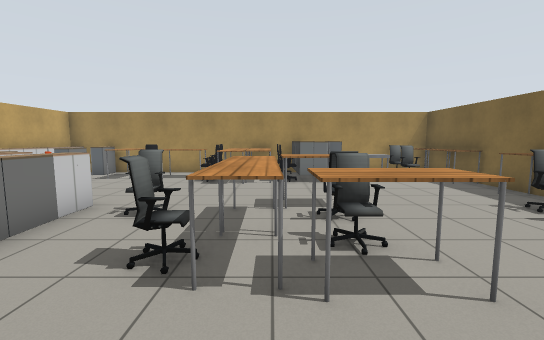
View 1 (above)

16 first-person views from a walk through a Gazebo world. The camera is 1.3 m above the floor, tilts 6° down and sees 90° across. The floor is counted in squares, 1 m on a side. Each view is taken from the middle of a square. On the plan, view 1 faces up. The plan holds only what a view shows up to about 13 squares ahead; the rest is blank. Gazebo's built-in surfaces are drawn with simple patterns. Simple shapes stand in for some stock models.

View 2
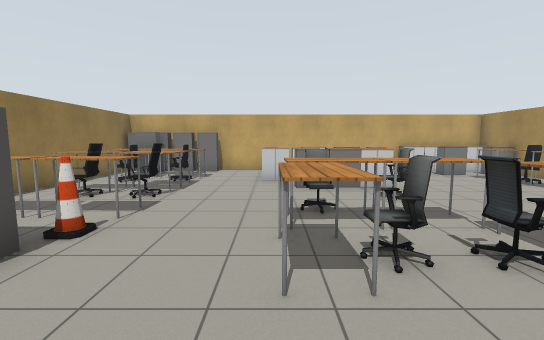

View 3
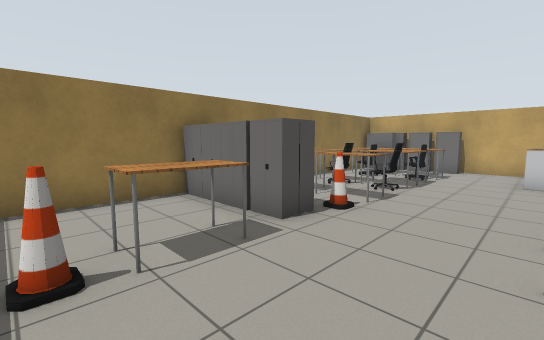

View 4
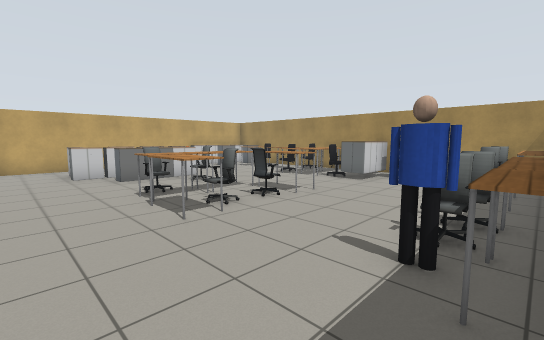

View 5
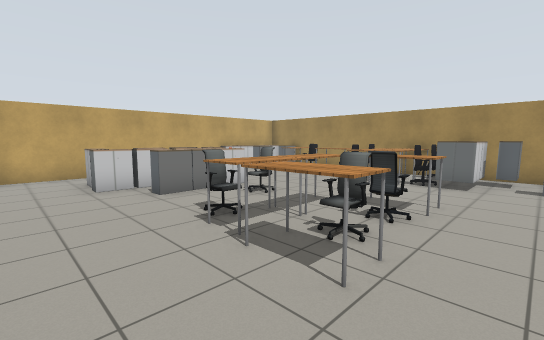

View 6
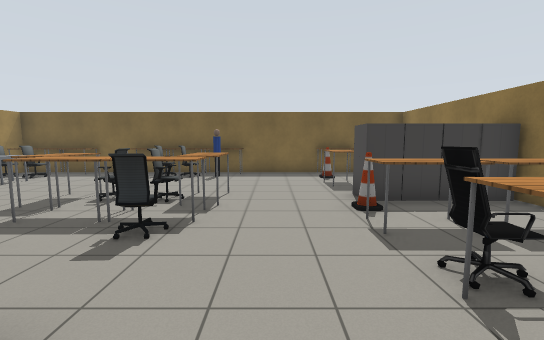

View 7
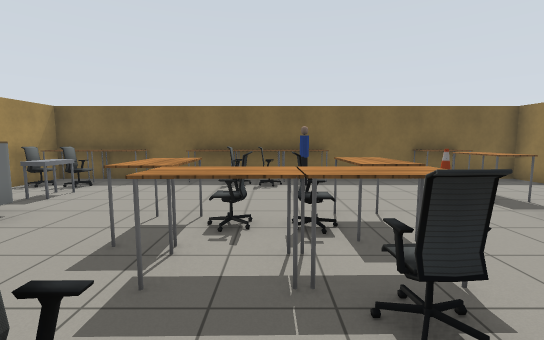

View 8
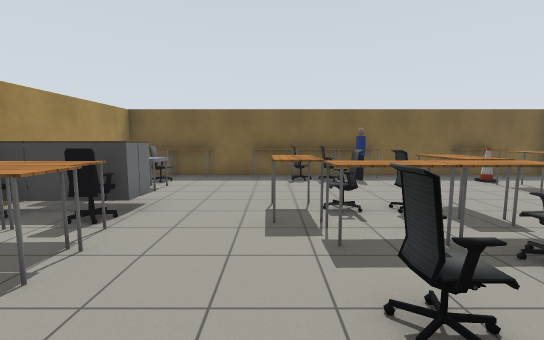

View 9
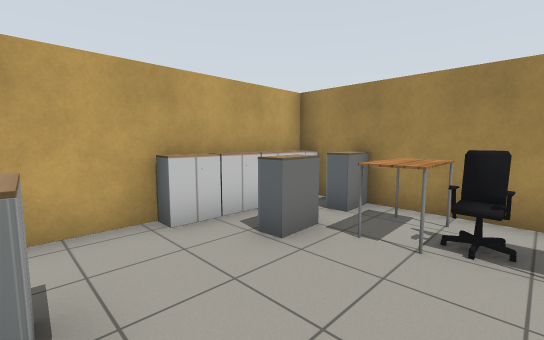

View 10
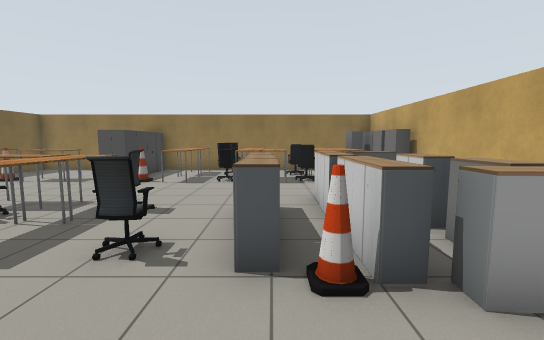

View 11
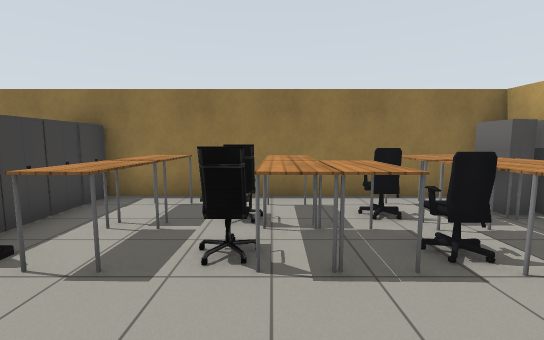

View 12
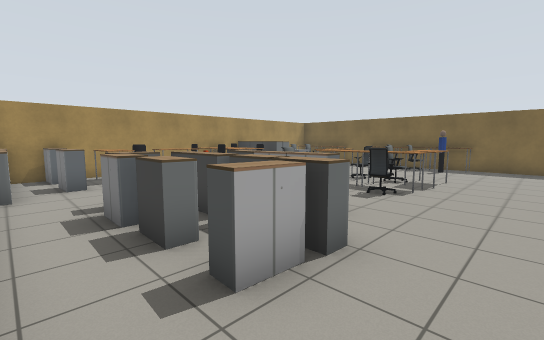

View 13
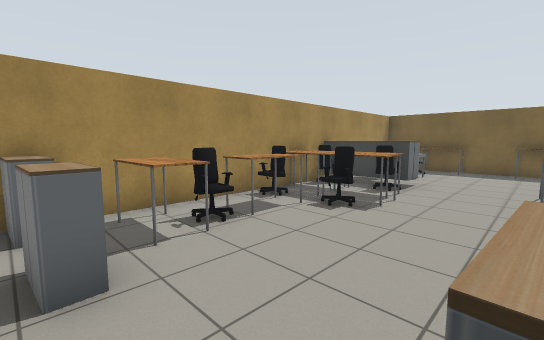

View 14
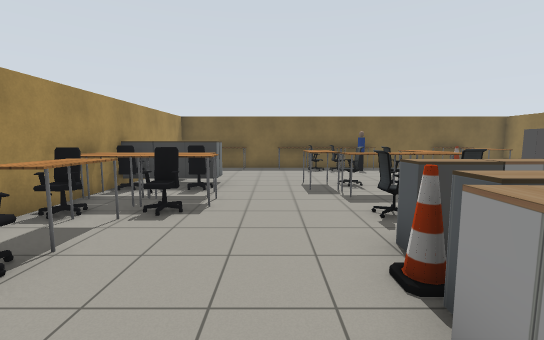

View 15
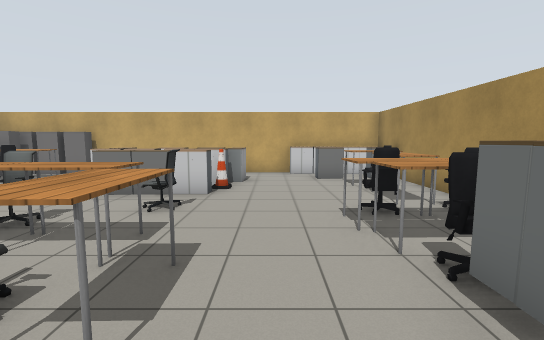

View 16
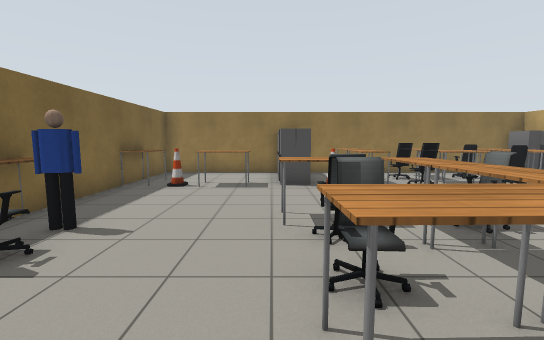

### Floor plan
Points are (right, up) in squares from view 1. A wall is a line through its corners. A room is listed if a view was taken in it or the views show most of it. See-through windows are left out.
Room 1 (views 1, 2, 3, 4, 5, 6, 7, 8, 9, 10, 11, 12, 13, 14, 15, 16)
walls: (2.4, -4.4) (6.4, -4.4) (6.4, 11.4) (-8.4, 11.4) (-8.4, -4.5); (-5.5, -4.4) (0.5, -4.4)
objects: other object (-8, -4); cabinet (-8, -3); cabinet (-8, -2); cabinet (-8, -1); cabinet (-8, 8); cabinet (-8, 9); cabinet (-8, 10); cabinet (-8, 11); table (-7, -4) to (-6, -3); cabinet (-7, -3); table (-7, -2) to (-6, -1); cabinet (-7, 5) to (-6, 5); cabinet (-7, 9); cabinet (-7, 11); cabinet (-6, 2); cabinet (-6, 3) to (-6, 4); cabinet (-6, 6); office chair (-5, -3); table (-5, -2); office chair (-5, -1); cabinet (-5, 2) to (-5, 3); cabinet (-5, 4); cabinet (-5, 5); cone (-5, 6); office chair (-5, 10) to (-4, 10); table (-5, 11); table (-4, -4) to (-3, -3); table (-4, -2) to (-4, -1); cabinet (-4, 3); cabinet (-4, 4); cabinet (-4, 5); office chair (-3, -3) to (-2, -2); office chair (-3, -1) to (-2, -1); table (-3, 10) to (-2, 10); office chair (-2, 5); office chair (-2, 9); office chair (-2, 11); table (-1, -4) to (-1, -3); table (-1, -2) to (-1, -1); office chair (-1, 3); table (-1, 8) to (-1, 9); table (-1, 10) to (0, 11); cone (0, -1); table (0, 2) to (0, 3); table (0, 4) to (0, 5); table (0, 6) to (1, 6); office chair (0, 9); office chair (0, 11); cabinet (1, -4); cabinet (1, -3); cabinet (1, -2); cabinet (1, -1); table (1, 2) to (2, 3); office chair (1, 3); office chair (1, 5); cabinet (1, 9); cabinet (1, 10); cabinet (1, 11); cabinet (2, -4); cabinet (2, -3); cabinet (2, -2); cabinet (2, 9); cabinet (2, 10); cabinet (2, 10) to (3, 11); table (3, -2) to (4, -1); cart (3, 9) to (4, 10); cone (5, -1); person (5, 3); office chair (5, 4); office chair (5, 5); office chair (5, 10); office chair (5, 11); table (6, -2) to (6, -1); table (6, 2) to (6, 3); table (6, 4) to (6, 5); table (6, 6); table (6, 8) to (6, 9); table (6, 10) to (6, 11)

Positions as (right, up) in squares from view 1, and headings:
1: (0, 0), facing up
2: (4, 2), facing left
3: (5, 2), facing down-left
4: (6, 0), facing up-left
5: (3, 0), facing up-left
6: (-5, 1), facing right
7: (-3, 4), facing right
8: (-4, 6), facing right
9: (-4, 6), facing up-left
10: (-4, 8), facing down
11: (-3, 2), facing down
12: (-8, 0), facing up-right
13: (-7, 6), facing up-right
14: (-7, 7), facing right
15: (3, 7), facing left
16: (2, 7), facing down
